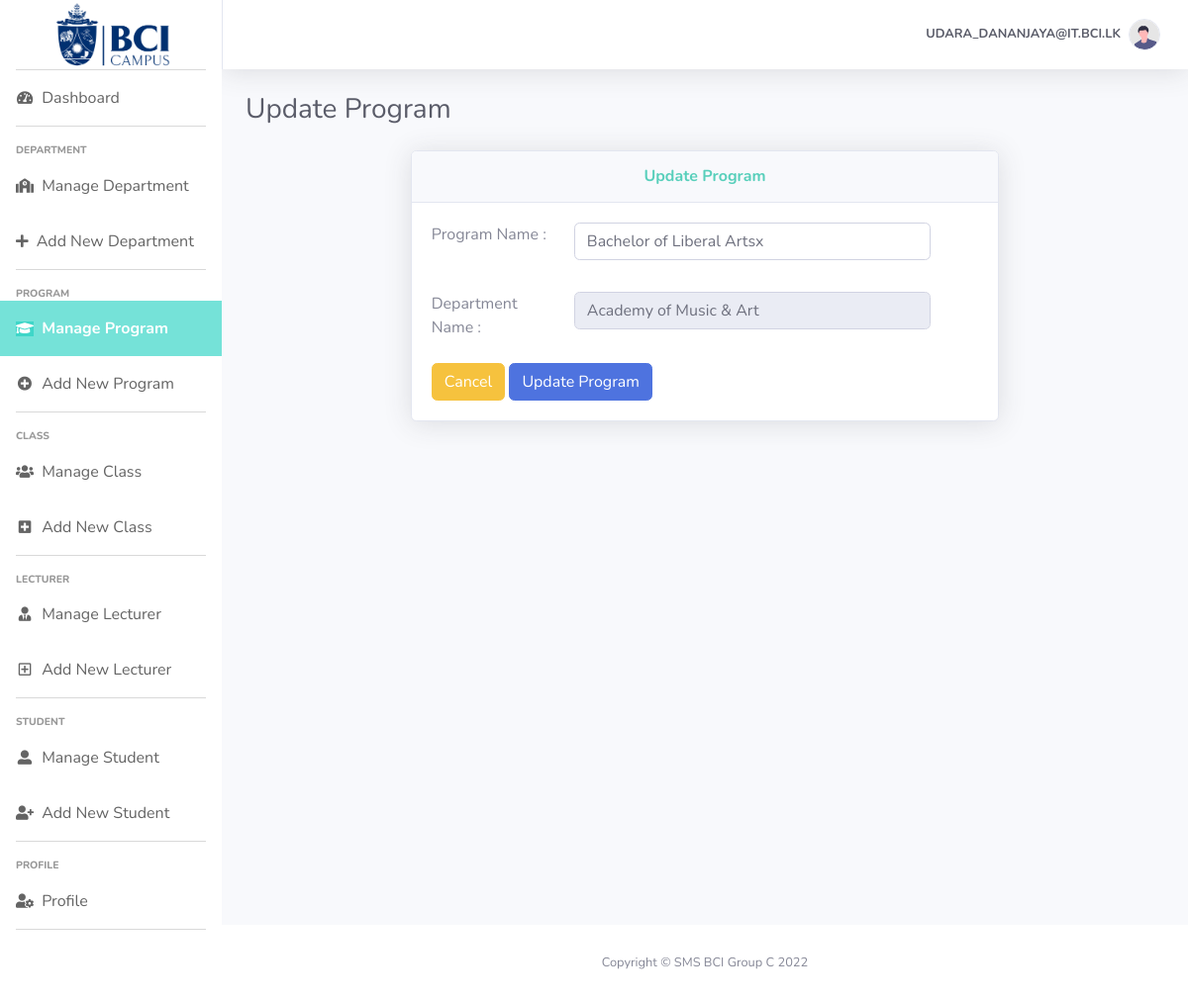
Page /Admin/Update_Program?EditId=1 (signed in) on the committed database.
### tables this page shows
CREATE TABLE `program` (
  `program_id` int(11) NOT NULL,
  `program_name` varchar(100) NOT NULL,
  `department_id` int(11) NOT NULL
);

CREATE TABLE `department` (
  `department_id` int(11) NOT NULL,
  `department_name` varchar(100) NOT NULL
);

### Admin/Update_Program.php (the view, shortened to what this page needs)
<?php
require_once "../config/database.php";
require_once "layout/header.php";
require_once "layout/footer.php";
if (isset($_GET['EditId'])) {
    $sql = "SELECT * FROM `program` LEFT JOIN `department` ON `program`.`department_id` =`department`.`department_id` WHERE program_id = {$_GET['EditId']};";
    $result = $conn->query($sql);
    $row = $result->fetch_assoc();
}
echo <<<EOT
<h1 class="h3 mb-4 text-gray-800">Update Program</h1>
<div class="col-md-8 mx-auto">
    <div class="card shadow mb-4">
        <div class="card-header py-3">
            <h6 class="m-0 font-weight-bold text-center" Style="color:#58cfbb;">Update Program</h6>
        </div>
        <div class="card-body">
            <form method="post">
                <div class="form-group row">
                    <label class="col-md-3 col-from-label">Program Name : </label>
                    <div class="col-md-8">
                        <div class="form-group">
                            <input type="text" name="program_name" class="form-control" value="{$row["program_name"]}" required>
                        </div>
                    </div>
                </div>
                <div class="form-group row">
                    <label class="col-md-3 col-from-label">Department Name : </label>
                    <div class="col-md-8">
                        <div class="form-group">
                            <input type="text" class="form-control" value="{$row["department_name"]}" disabled>
                        </div>
                    </div>
                </div>
                <a class="btn btn-warning" href="Manage_Program"> Cancel </a>
                <input class="btn btn-primary" name="submit" type="submit" value="Update Program">
            </form>
        </div>
    </div>
</div>
EOT;
?>

### rows in the picture
program: program_name "Bachelor of Liberal Artsx", department.department_name "Academy of Music & Art"

### other values in the picture
$username "UDARA_DANANJAYA@IT.BCI.LK"
